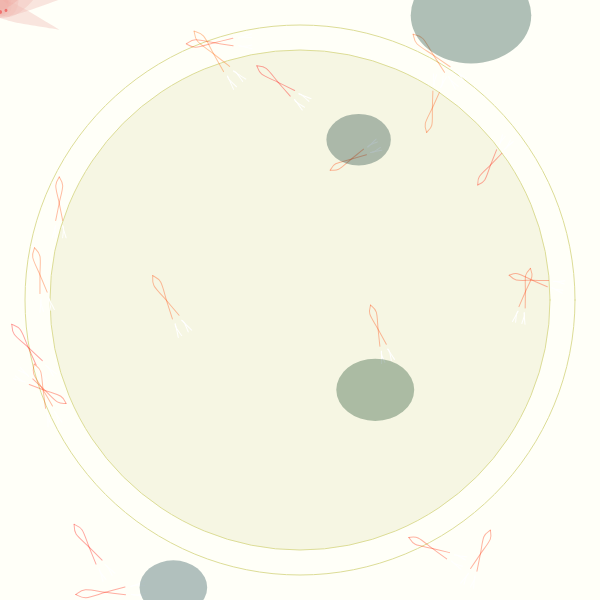
Frame 1 (no input)
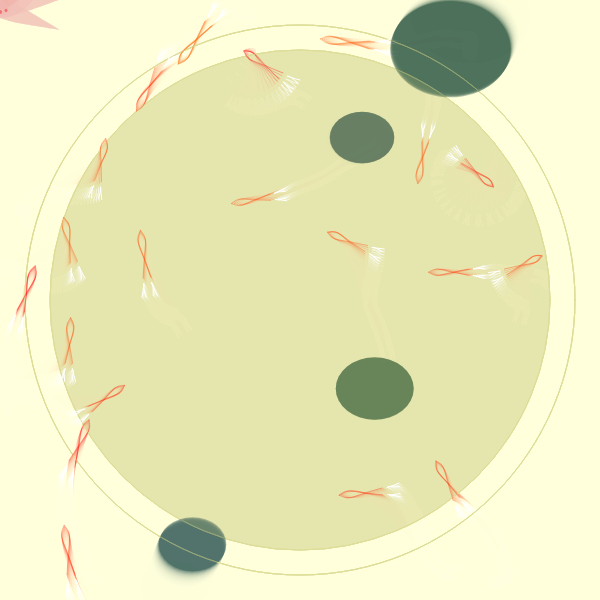
Frame 60 (no input)
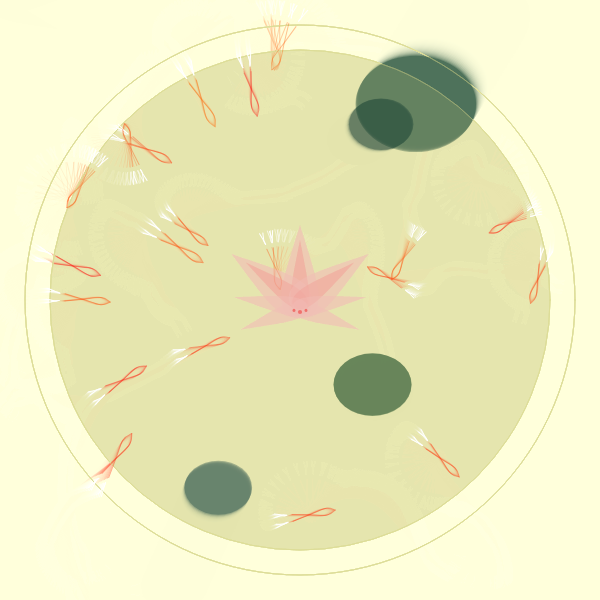
Frame 120 (the mouse pressed at the canvas centre since frame 60)

The p5.js sketch that drew these frames (run headless with seeded random() and noise() and a simulated clock; from frame 60 on, the mouse is pressed at the canvas centre):

// p5.js sketch
// ── sketch.js
let vehicles = [];
let obstacles = [];
let lotus;
let C_GRAVITY = 3;
const AREA_MARGIN = 250;

function setup() {
  createCanvas(600, 600);

  for (let i = 0; i < 20; i++) {
    vehicles.push(
      new Vehicle(
        random(width),
        random(height),
        color(255, random(0, 100), 0, 90)
      )
    );
  }

  for (let i = 0; i < 4; i++) {
    obstacles.push(
      new Obstacle(
        random(width),
        random(height),
        color(random(0, 10), random(50, 60), random(20, 60), 80)
      )
    );
  }
  noCursor();
  lotus = new Lotus(mouseX, mouseY);
}

function draw() {
  background(255, 255, 220, 50);
  // area
  fill(210, 210, 140, 50);
  stroke(220, 220, 150);
  ellipse(width / 2, height / 2, AREA_MARGIN * 2, AREA_MARGIN * 2);
  noFill();
  stroke(220, 220, 150);
  ellipse(width / 2, height / 2, AREA_MARGIN * 2.2, AREA_MARGIN * 2.2);

  for (let v of vehicles) {
    let target = createVector(mouseX, mouseY);
    v.seek(target);
    v.avoidobj(obstacles);
    v.avoidveh(vehicles);
    v.update();
    v.reappear();
    v.checkAreaBoundaries();
    v.display();
  }

  for (let o of obstacles) {
    o.applyGravitationalAttraction(obstacles);
    o.update();
    o.limitVelocity(5);
    o.bounce();
    o.checkAreaBoundaries();
    o.display();
  }
  lotus.update(mouseX, mouseY);
  lotus.display();
}

class Vehicle {
  constructor(x, y, color) {
    this.pos = createVector(x, y);
    this.vel = createVector();
    this.acc = createVector();
    //
    this.mass = 1.5;
    this.size = random(15, 20);
    //
    this.angle = 0;
    //
    this.maxSpeed = 4;
    this.maxSteerForce = 0.1;
    //
    this.brakeRad = 120;
    this.senseRad = 100;
    this.col = color;
  }
  checkAreaBoundaries() {
    let distanceToCenter = dist(this.pos.x, this.pos.y, width / 2, height / 2);
    if (distanceToCenter > AREA_MARGIN) {
      let desired = createVector(width / 2, height / 2).sub(this.pos);
      desired.normalize();
      desired.mult(this.maxSpeed);
      let steer = p5.Vector.sub(desired, this.vel);
      steer.limit(this.maxSteerForce);
      this.applyForce(steer);
    }
  }
  attracted(target) {
    let vector = p5.Vector.sub(target, this.pos);
    vector.mult(0.05);
    this.applyForce(vector);
    //
    this.vel.mult(0.9);
  }
  seek(target) {
    let desiredVel = p5.Vector.sub(target, this.pos);
    let distance = desiredVel.mag();

    desiredVel.normalize(); // direction

    // arriving
    if (distance < this.brakeRad) {
      let speed = map(distance, 0, this.brakeRad, 0, this.maxSpeed);
      desiredVel.mult(speed * 0.5);
    } else {
      desiredVel.mult(this.maxSpeed * 0.5); // desire
    }

    let steerForce = p5.Vector.sub(desiredVel, this.vel);
    steerForce.limit(this.maxSteerForce * 0.5);

    this.applyForce(steerForce);
  }
  avoidveh(vehicles) {
    for (let vehicle of vehicles) {
      if (this === vehicle) continue;
      let desiredVel = p5.Vector.sub(vehicle.pos, this.pos);
      let distance = desiredVel.mag();
      desiredVel.normalize(); // direction
      if (distance > this.senseRad) continue;
      desiredVel.mult(-this.maxSpeed);

      let steerForce = p5.Vector.sub(desiredVel, this.vel);
      steerForce.limit(this.maxSteerForce * 0.5); //***

      this.applyForce(steerForce);
    }
  }
  avoidobj(objects) {
    for (let i = 0; i < objects.length; i++) {
      let obj = objects[i];

      let desiredVec = p5.Vector.sub(obj.pos, this.pos);

      let distance = desiredVec.mag();
      if (distance < this.senseRad + obj.rad) {
        desiredVec.normalize();
        desiredVec.mult(this.maxSpeed);
        desiredVec.mult(-1); // *** flip this to avoid!

        let steerForce = p5.Vector.sub(desiredVec, this.vel);
        steerForce.limit(this.maxSteerForce);

        this.applyForce(steerForce);
      }
    }
  }
  reappear() {
    if (this.pos.x < 0) {
      this.pos.x = width;
    } else if (this.pos.x > width) {
      this.pos.x = 0;
    }
    if (this.pos.y < 0) {
      this.pos.y = height;
    } else if (this.pos.y > height) {
      this.pos.y = 0;
    }
  }
  update() {
    this.vel.add(this.acc);
    this.pos.add(this.vel);
    this.acc.mult(0);
    this.angle = this.vel.heading();
  }
  applyForce(f) {
    if (this.mass <= 0) {
      console.log("Wrong mass");
      return;
    }
    let force = f.copy();
    force.div(this.mass);
    this.acc.add(force);
  }
  display() {
    push();
    translate(this.pos.x, this.pos.y);
    rotate(this.angle);

    // noFill();
    // stroke(0, 0, 255);
    // circle(0, 0, this.senseRad * 2);
    // stroke(255, 0, 0);
    // circle(0, 0, this.brakeRad * 2);

    //     noStroke();
    //     noFill();
    //     triangle(
    //       0,
    //       0,
    //       -this.size * 1,
    //       -this.size * 0.4,
    //       -this.size * 1,
    //       this.size * 0.4
    //     );
    // beginShape();
    // curveVertex(0, -this.size * 1);
    // curveVertex(0, -this.size * 1);
    // curveVertex(this.size * 0.5, 0);
    // curveVertex(0, this.size * 1);
    // curveVertex(0, this.size * 1);
    // endShape();
    stroke(this.col);
    noFill();
    beginShape();
    curveVertex(this.size * 0.5, 0);
    curveVertex(this.size * 0.5, 0);
    curveVertex(0, this.size * 0.2);
    curveVertex(-this.size * 1, 0);
    curveVertex(-this.size * 2, -this.size * 0.2);
    curveVertex(-this.size * 2, -this.size * 0.2);
    endShape();
    beginShape();
    curveVertex(this.size * 0.5, 0);
    curveVertex(this.size * 0.5, 0);
    curveVertex(0, -this.size * 0.2);
    curveVertex(-this.size * 1, 0);
    curveVertex(-this.size * 2, this.size * 0.2);
    curveVertex(-this.size * 2, this.size * 0.2);
    endShape();
    pop();

    push();
    translate(this.pos.x, this.pos.y);
    rotate(this.angle);
    noFill();
    stroke(255);
    beginShape();
    curveVertex(-this.size * 2.3, this.size * 0.2);
    curveVertex(-this.size * 2.3, this.size * 0.2);
    curveVertex(-this.size * 2.5, this.size * 0.25);
    curveVertex(-this.size * 3, this.size * 0.2);
    curveVertex(-this.size * 3, this.size * 0.2);
    endShape();

    beginShape();
    curveVertex(-this.size * 2.3, this.size * 0.2);
    curveVertex(-this.size * 2.3, this.size * 0.2);
    curveVertex(-this.size * 2.5, this.size * 0.25);
    curveVertex(-this.size * 3, this.size * 0.4);
    curveVertex(-this.size * 3, this.size * 0.4);
    endShape();

    beginShape();
    curveVertex(-this.size * 2.3, -this.size * 0.2);
    curveVertex(-this.size * 2.3, -this.size * 0.2);
    curveVertex(-this.size * 2.5, -this.size * 0.25);
    curveVertex(-this.size * 3, -this.size * 0.2);
    curveVertex(-this.size * 3, -this.size * 0.2);
    endShape();

    beginShape();
    curveVertex(-this.size * 2.3, -this.size * 0.2);
    curveVertex(-this.size * 2.3, -this.size * 0.2);
    curveVertex(-this.size * 2.5, -this.size * 0.25);
    curveVertex(-this.size * 3, -this.size * 0.4);
    curveVertex(-this.size * 3, -this.size * 0.4);
    endShape();
    pop();
  }
}

class Obstacle {
  constructor(x, y, color) {
    this.pos = createVector(x, y);
    this.vel = createVector(0, 0);
    this.acc = createVector(0, 0);
    this.rad = random(25, 50);
    this.mass = this.rad * 0.5;
    this.col = color;
  }
  update() {
    this.vel.add(this.acc);
    this.pos.add(this.vel);
    this.acc.mult(0);
  }
  applyForce(f) {
    if (this.mass > 0) {
      let force = p5.Vector.div(f, this.mass);
      this.acc.add(force);
    }
  }
  applyGravitationalAttraction(other) {
    for (let i = 0; i < obstacles.length; i++) {
      let other = obstacles[i];
      if (this != other) {
        let distance = this.pos.dist(other.pos);
        let magnitude =
          (C_GRAVITY * this.mass * other.mass) / (distance * distance);
        let force = p5.Vector.sub(other.pos, this.pos);
        force.normalize();
        force.mult(magnitude);
        if (distance < this.rad) {
          force.mult(-1);
          force.mult(2);
        }
        this.applyForce(force);
        this.acc.limit(5);
      }
    }
  }

  limitVelocity(mag) {
    this.vel.limit(mag);
  }
  bounce() {
    if (this.pos.x < 0) {
      this.pos.x = 0;
      this.vel.x = -0.9 * this.vel.x;
    } else if (this.pos.x > width) {
      this.pos.x = width;
      this.vel.x = -0.9 * this.vel.x;
    }
    if (this.pos.y < 0) {
      this.pos.y = 0;
      this.vel.y = -0.9 * this.vel.y;
    } else if (this.pos.y > height) {
      this.pos.y = height;
      this.vel.y = -0.9 * this.vel.y;
    }
  }
  checkAreaBoundaries() {
    let distanceToCenter = dist(this.pos.x, this.pos.y, width / 2, height / 2);
    if (distanceToCenter > AREA_MARGIN) {
      let desired = createVector(width / 2, height / 2).sub(this.pos);
      desired.normalize();
      desired.mult(this.maxSpeed);
      let steer = p5.Vector.sub(desired, this.vel);
      steer.limit(this.maxSteerForce * 0.1);
      this.applyForce(steer);
    }
  }
  display() {
    push();
    noStroke();
    fill(this.col);
    ellipse(this.pos.x, this.pos.y, this.rad * 2.5, this.rad * 2);
    pop();
  }
}

class Lotus {
  constructor(x, y) {
    this.x = x;
    this.y = y;
    //
    this.dia1 = 1;
    this.dia2 = 1.5;
    //
    this.r = 240;
    this.g = 190;
    this.b = 180;
    this.a = 100;
  }
  update(x, y) {
    this.x = x;
    this.y = y;
  }
  display() {
    push();
    translate(this.x, this.y);
    rotate(radians(-110));
    noStroke();
    fill(this.r, this.g, this.b, this.a);
    scale(0.3 * this.dia1, 0.4 * this.dia2);
    beginShape();
    curveVertex(-25, -110);
    curveVertex(-25, -110);
    curveVertex(-55, -25);
    curveVertex(-45, 10);
    curveVertex(-5, 10);
    curveVertex(5, -25);
    curveVertex(-25, -110);
    curveVertex(-25, -110);
    endShape();
    pop();

    push();
    translate(this.x, this.y);
    rotate(radians(110));
    noStroke();
    fill(this.r, this.g, this.b, this.a);
    scale(0.3 * this.dia1, 0.4 * this.dia2);
    beginShape();
    curveVertex(25, -110);
    curveVertex(25, -110);
    curveVertex(-5, -25);
    curveVertex(5, 10);
    curveVertex(45, 10);
    curveVertex(55, -25);
    curveVertex(25, -110);
    curveVertex(25, -110);
    endShape();
    pop();

    push();
    translate(this.x, this.y);
    noStroke();
    fill(this.r, this.g, this.b, this.a);
    scale(0.6 * this.dia1, 0.5 * this.dia2);
    beginShape();
    curveVertex(0, -100);
    curveVertex(0, -100);
    curveVertex(-30, -15);
    curveVertex(-20, 20);
    curveVertex(20, 20);
    curveVertex(30, -15);
    curveVertex(0, -100);
    curveVertex(0, -100);
    endShape();
    scale(0.5, 0.8);
    fill(this.r, this.g - 30, this.b - 30, this.a + 10);
    beginShape();
    curveVertex(0, -100);
    curveVertex(0, -100);
    curveVertex(-30, -15);
    curveVertex(-20, 20);
    curveVertex(20, 20);
    curveVertex(30, -15);
    curveVertex(0, -100);
    curveVertex(0, -100);
    endShape();
    pop();

    push();
    translate(this.x, this.y);
    rotate(radians(-54));
    noStroke();
    fill(this.r, this.g, this.b, this.a);
    scale(0.6 * this.dia1, 0.5 * this.dia2);
    beginShape();
    curveVertex(-5, -110);
    curveVertex(-5, -110);
    curveVertex(-35, -25);
    curveVertex(-25, 10);
    curveVertex(15, 10);
    curveVertex(25, -25);
    curveVertex(-5, -110);
    curveVertex(-5, -110);
    endShape();
    scale(0.5, 0.8);
    fill(this.r, this.g - 30, this.b - 30, this.a + 10);
    beginShape();
    curveVertex(-5, -110);
    curveVertex(-5, -110);
    curveVertex(-35, -25);
    curveVertex(-25, 10);
    curveVertex(15, 10);
    curveVertex(25, -25);
    curveVertex(-5, -110);
    curveVertex(-5, -110);
    endShape();
    pop();

    push();
    translate(this.x, this.y);
    rotate(radians(54));
    noStroke();
    fill(this.r, this.g, this.b, this.a);
    scale(0.6 * this.dia1, 0.5 * this.dia2);
    beginShape();
    curveVertex(5, -110);
    curveVertex(5, -110);
    curveVertex(-25, -25);
    curveVertex(-15, 10);
    curveVertex(25, 10);
    curveVertex(35, -25);
    curveVertex(5, -110);
    curveVertex(5, -110);
    endShape();
    scale(0.5, 0.8);
    fill(this.r, this.g - 30, this.b - 30, this.a + 10);
    beginShape();
    curveVertex(5, -110);
    curveVertex(5, -110);
    curveVertex(-25, -25);
    curveVertex(-15, 10);
    curveVertex(25, 10);
    curveVertex(35, -25);
    curveVertex(5, -110);
    curveVertex(5, -110);
    endShape();
    pop();

    push();
    translate(this.x, this.y);
    rotate(radians(-81));
    noStroke();
    fill(this.r, this.g, this.b, this.a);
    scale(0.3 * this.dia1, 0.4 * this.dia2);
    beginShape();
    curveVertex(-25, -110);
    curveVertex(-25, -110);
    curveVertex(-55, -25);
    curveVertex(-45, 10);
    curveVertex(-5, 10);
    curveVertex(5, -25);
    curveVertex(-25, -110);
    curveVertex(-25, -110);
    endShape();
    pop();

    push();
    translate(this.x, this.y);
    rotate(radians(81));
    noStroke();
    fill(this.r, this.g, this.b, this.a);
    scale(0.3 * this.dia1, 0.4 * this.dia2);
    beginShape();
    curveVertex(25, -110);
    curveVertex(25, -110);
    curveVertex(-5, -25);
    curveVertex(5, 10);
    curveVertex(45, 10);
    curveVertex(55, -25);
    curveVertex(25, -110);
    curveVertex(25, -110);
    endShape();
    pop();

    push();
    translate(this.x, this.y);
    scale(0.6 * this.dia1);
    noStroke();
    fill(this.r, 0, 0, this.a);
    circle(0, 20, 7);
    rotate(radians(-30));
    circle(0, 20, 5);
    rotate(radians(60));
    circle(0, 20, 5);
    pop();
  }
}
